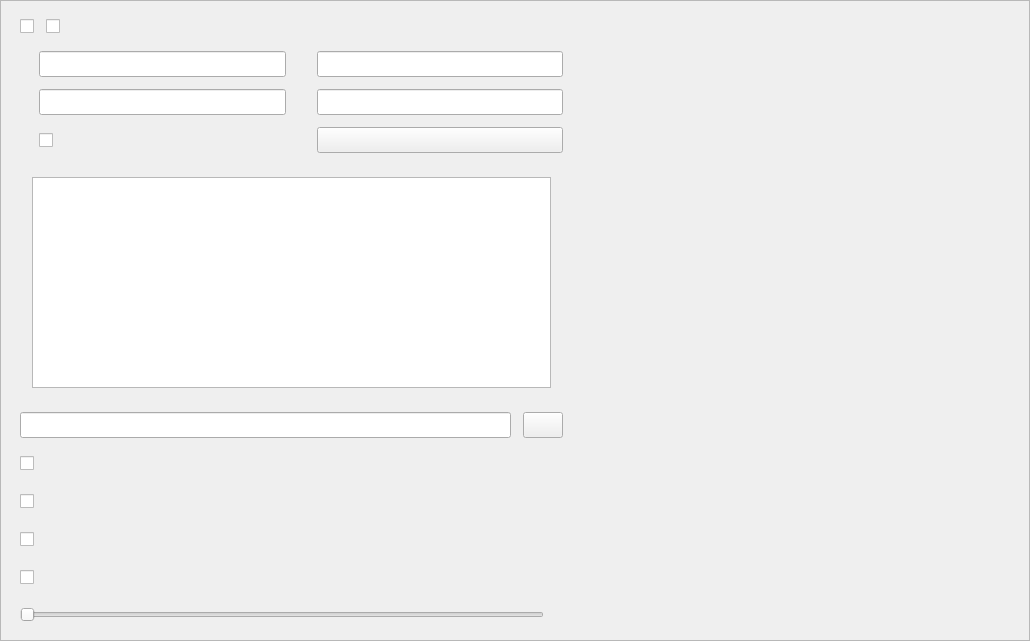
<?xml version="1.0" encoding="UTF-8"?>
<ui version="4.0">
 <class>RaptorDownloadPage</class>
 <widget class="QWidget" name="RaptorDownloadPage">
  <property name="geometry">
   <rect>
    <x>0</x>
    <y>0</y>
    <width>1030</width>
    <height>641</height>
   </rect>
  </property>
  <property name="windowTitle">
   <string>RaptorDownloadPage</string>
  </property>
  <layout class="QVBoxLayout" name="_DownloadPageLayout">
   <property name="spacing">
    <number>0</number>
   </property>
   <property name="leftMargin">
    <number>0</number>
   </property>
   <property name="topMargin">
    <number>0</number>
   </property>
   <property name="rightMargin">
    <number>0</number>
   </property>
   <property name="bottomMargin">
    <number>0</number>
   </property>
   <item>
    <widget class="QScrollArea" name="_ScrollArea">
     <property name="widgetResizable">
      <bool>true</bool>
     </property>
     <widget class="QWidget" name="_Body">
      <property name="geometry">
       <rect>
        <x>0</x>
        <y>0</y>
        <width>1028</width>
        <height>639</height>
       </rect>
      </property>
      <layout class="QHBoxLayout" name="_BodyLayout" stretch="5,0">
       <property name="spacing">
        <number>12</number>
       </property>
       <property name="leftMargin">
        <number>0</number>
       </property>
       <property name="topMargin">
        <number>0</number>
       </property>
       <property name="rightMargin">
        <number>0</number>
       </property>
       <property name="bottomMargin">
        <number>0</number>
       </property>
       <item>
        <widget class="QWidget" name="_DownloadPanel" native="true">
         <property name="sizePolicy">
          <sizepolicy hsizetype="Preferred" vsizetype="Preferred">
           <horstretch>0</horstretch>
           <verstretch>0</verstretch>
          </sizepolicy>
         </property>
         <property name="minimumSize">
          <size>
           <width>100</width>
           <height>0</height>
          </size>
         </property>
         <layout class="QGridLayout" name="_DownloadPanelLayout">
          <property name="leftMargin">
           <number>0</number>
          </property>
          <property name="topMargin">
           <number>12</number>
          </property>
          <property name="rightMargin">
           <number>0</number>
          </property>
          <property name="bottomMargin">
           <number>12</number>
          </property>
          <property name="spacing">
           <number>12</number>
          </property>
          <item row="4" column="1">
           <widget class="QWidget" name="_OtherPanel" native="true">
            <property name="minimumSize">
             <size>
              <width>0</width>
              <height>0</height>
             </size>
            </property>
            <layout class="QVBoxLayout" name="_OtherPanelLayout">
             <property name="spacing">
              <number>12</number>
             </property>
             <property name="leftMargin">
              <number>0</number>
             </property>
             <property name="topMargin">
              <number>0</number>
             </property>
             <property name="rightMargin">
              <number>0</number>
             </property>
             <property name="bottomMargin">
              <number>0</number>
             </property>
             <item>
              <widget class="QCheckBox" name="_DefaultPath">
               <property name="minimumSize">
                <size>
                 <width>0</width>
                 <height>26</height>
                </size>
               </property>
               <property name="maximumSize">
                <size>
                 <width>16777215</width>
                 <height>26</height>
                </size>
               </property>
               <property name="text">
                <string/>
               </property>
              </widget>
             </item>
             <item>
              <widget class="QCheckBox" name="_FullPath">
               <property name="minimumSize">
                <size>
                 <width>0</width>
                 <height>26</height>
                </size>
               </property>
               <property name="maximumSize">
                <size>
                 <width>16777215</width>
                 <height>26</height>
                </size>
               </property>
               <property name="text">
                <string/>
               </property>
              </widget>
             </item>
             <item>
              <widget class="QCheckBox" name="_SkipViolation">
               <property name="minimumSize">
                <size>
                 <width>0</width>
                 <height>26</height>
                </size>
               </property>
               <property name="maximumSize">
                <size>
                 <width>16777215</width>
                 <height>26</height>
                </size>
               </property>
               <property name="text">
                <string/>
               </property>
              </widget>
             </item>
             <item>
              <widget class="QCheckBox" name="_AutoRename">
               <property name="minimumSize">
                <size>
                 <width>0</width>
                 <height>26</height>
                </size>
               </property>
               <property name="maximumSize">
                <size>
                 <width>16777215</width>
                 <height>26</height>
                </size>
               </property>
               <property name="text">
                <string/>
               </property>
              </widget>
             </item>
            </layout>
           </widget>
          </item>
          <item row="2" column="1">
           <widget class="QWidget" name="_ThirdPartyEnginePanel" native="true">
            <layout class="QHBoxLayout" name="_ThirdPartyEnginePanelLayout" stretch="9">
             <property name="spacing">
              <number>12</number>
             </property>
             <property name="leftMargin">
              <number>12</number>
             </property>
             <property name="topMargin">
              <number>12</number>
             </property>
             <property name="rightMargin">
              <number>12</number>
             </property>
             <property name="bottomMargin">
              <number>12</number>
             </property>
             <item>
              <widget class="QTableView" name="_ThirdPartyEngineView">
               <property name="minimumSize">
                <size>
                 <width>0</width>
                 <height>200</height>
                </size>
               </property>
              </widget>
             </item>
            </layout>
           </widget>
          </item>
          <item row="5" column="0">
           <widget class="QLabel" name="_ConcurrentTip">
            <property name="minimumSize">
             <size>
              <width>0</width>
              <height>26</height>
             </size>
            </property>
            <property name="maximumSize">
             <size>
              <width>16777215</width>
              <height>26</height>
             </size>
            </property>
            <property name="text">
             <string/>
            </property>
            <property name="alignment">
             <set>Qt::AlignmentFlag::AlignRight|Qt::AlignmentFlag::AlignTrailing|Qt::AlignmentFlag::AlignVCenter</set>
            </property>
           </widget>
          </item>
          <item row="3" column="1">
           <widget class="QWidget" name="_PathPanel" native="true">
            <layout class="QHBoxLayout" name="_PathPanelLayout">
             <property name="spacing">
              <number>12</number>
             </property>
             <property name="leftMargin">
              <number>0</number>
             </property>
             <property name="topMargin">
              <number>0</number>
             </property>
             <property name="rightMargin">
              <number>0</number>
             </property>
             <property name="bottomMargin">
              <number>0</number>
             </property>
             <item>
              <widget class="QLineEdit" name="_Path">
               <property name="minimumSize">
                <size>
                 <width>0</width>
                 <height>26</height>
                </size>
               </property>
               <property name="maximumSize">
                <size>
                 <width>16777215</width>
                 <height>26</height>
                </size>
               </property>
               <property name="readOnly">
                <bool>true</bool>
               </property>
              </widget>
             </item>
             <item>
              <widget class="QPushButton" name="_PathSelect">
               <property name="minimumSize">
                <size>
                 <width>0</width>
                 <height>26</height>
                </size>
               </property>
               <property name="maximumSize">
                <size>
                 <width>16777215</width>
                 <height>26</height>
                </size>
               </property>
               <property name="text">
                <string/>
               </property>
              </widget>
             </item>
            </layout>
           </widget>
          </item>
          <item row="0" column="0">
           <widget class="QLabel" name="_PrimaryEngineTip">
            <property name="minimumSize">
             <size>
              <width>0</width>
              <height>26</height>
             </size>
            </property>
            <property name="text">
             <string/>
            </property>
            <property name="alignment">
             <set>Qt::AlignmentFlag::AlignRight|Qt::AlignmentFlag::AlignTop|Qt::AlignmentFlag::AlignTrailing</set>
            </property>
            <property name="margin">
             <number>0</number>
            </property>
            <property name="indent">
             <number>5</number>
            </property>
           </widget>
          </item>
          <item row="0" column="1">
           <widget class="QWidget" name="_PrimaryEnginePanel" native="true">
            <layout class="QHBoxLayout" name="_PrimaryEnginePanelLayout">
             <property name="spacing">
              <number>12</number>
             </property>
             <property name="leftMargin">
              <number>0</number>
             </property>
             <property name="topMargin">
              <number>0</number>
             </property>
             <property name="rightMargin">
              <number>0</number>
             </property>
             <property name="bottomMargin">
              <number>0</number>
             </property>
             <item>
              <widget class="QCheckBox" name="_Aria">
               <property name="sizePolicy">
                <sizepolicy hsizetype="Minimum" vsizetype="Fixed">
                 <horstretch>0</horstretch>
                 <verstretch>0</verstretch>
                </sizepolicy>
               </property>
               <property name="minimumSize">
                <size>
                 <width>0</width>
                 <height>26</height>
                </size>
               </property>
               <property name="maximumSize">
                <size>
                 <width>16777215</width>
                 <height>26</height>
                </size>
               </property>
               <property name="text">
                <string/>
               </property>
              </widget>
             </item>
             <item>
              <widget class="QCheckBox" name="_Embed">
               <property name="minimumSize">
                <size>
                 <width>0</width>
                 <height>26</height>
                </size>
               </property>
               <property name="maximumSize">
                <size>
                 <width>16777215</width>
                 <height>26</height>
                </size>
               </property>
               <property name="text">
                <string/>
               </property>
              </widget>
             </item>
             <item>
              <spacer name="_PrimaryEnginePanelSpacer">
               <property name="orientation">
                <enum>Qt::Orientation::Horizontal</enum>
               </property>
               <property name="sizeHint" stdset="0">
                <size>
                 <width>40</width>
                 <height>20</height>
                </size>
               </property>
              </spacer>
             </item>
            </layout>
           </widget>
          </item>
          <item row="5" column="1">
           <widget class="QWidget" name="_ConcurrentPanel" native="true">
            <layout class="QHBoxLayout" name="_ConcurrentPanelLayout">
             <property name="spacing">
              <number>12</number>
             </property>
             <property name="leftMargin">
              <number>0</number>
             </property>
             <property name="topMargin">
              <number>0</number>
             </property>
             <property name="rightMargin">
              <number>0</number>
             </property>
             <property name="bottomMargin">
              <number>0</number>
             </property>
             <item>
              <widget class="QSlider" name="_ConcurrentSlider">
               <property name="minimumSize">
                <size>
                 <width>0</width>
                 <height>26</height>
                </size>
               </property>
               <property name="maximumSize">
                <size>
                 <width>16777215</width>
                 <height>26</height>
                </size>
               </property>
               <property name="minimum">
                <number>1</number>
               </property>
               <property name="maximum">
                <number>5</number>
               </property>
               <property name="pageStep">
                <number>1</number>
               </property>
               <property name="orientation">
                <enum>Qt::Orientation::Horizontal</enum>
               </property>
              </widget>
             </item>
             <item>
              <widget class="QLabel" name="_Concurrent">
               <property name="minimumSize">
                <size>
                 <width>0</width>
                 <height>26</height>
                </size>
               </property>
               <property name="maximumSize">
                <size>
                 <width>16777215</width>
                 <height>26</height>
                </size>
               </property>
               <property name="text">
                <string/>
               </property>
              </widget>
             </item>
            </layout>
           </widget>
          </item>
          <item row="2" column="0">
           <widget class="QLabel" name="_ThirdPartyEngineTip">
            <property name="minimumSize">
             <size>
              <width>0</width>
              <height>26</height>
             </size>
            </property>
            <property name="maximumSize">
             <size>
              <width>16777215</width>
              <height>16777215</height>
             </size>
            </property>
            <property name="text">
             <string/>
            </property>
            <property name="alignment">
             <set>Qt::AlignmentFlag::AlignRight|Qt::AlignmentFlag::AlignTop|Qt::AlignmentFlag::AlignTrailing</set>
            </property>
           </widget>
          </item>
          <item row="3" column="0">
           <widget class="QLabel" name="_PathTip">
            <property name="minimumSize">
             <size>
              <width>0</width>
              <height>26</height>
             </size>
            </property>
            <property name="maximumSize">
             <size>
              <width>16777215</width>
              <height>26</height>
             </size>
            </property>
            <property name="text">
             <string/>
            </property>
            <property name="alignment">
             <set>Qt::AlignmentFlag::AlignRight|Qt::AlignmentFlag::AlignTrailing|Qt::AlignmentFlag::AlignVCenter</set>
            </property>
           </widget>
          </item>
          <item row="1" column="0">
           <widget class="QLabel" name="_AriaTip">
            <property name="minimumSize">
             <size>
              <width>0</width>
              <height>26</height>
             </size>
            </property>
            <property name="maximumSize">
             <size>
              <width>16777215</width>
              <height>16777215</height>
             </size>
            </property>
            <property name="text">
             <string/>
            </property>
            <property name="alignment">
             <set>Qt::AlignmentFlag::AlignRight|Qt::AlignmentFlag::AlignTop|Qt::AlignmentFlag::AlignTrailing</set>
            </property>
            <property name="indent">
             <number>5</number>
            </property>
           </widget>
          </item>
          <item row="1" column="1">
           <widget class="QWidget" name="_AriaPanel" native="true">
            <layout class="QGridLayout" name="_AriaPanelLayout">
             <property name="leftMargin">
              <number>0</number>
             </property>
             <property name="topMargin">
              <number>0</number>
             </property>
             <property name="rightMargin">
              <number>0</number>
             </property>
             <property name="bottomMargin">
              <number>0</number>
             </property>
             <property name="spacing">
              <number>12</number>
             </property>
             <item row="2" column="0">
              <widget class="QLabel" name="_AriaTokenTip">
               <property name="minimumSize">
                <size>
                 <width>0</width>
                 <height>26</height>
                </size>
               </property>
               <property name="maximumSize">
                <size>
                 <width>16777215</width>
                 <height>26</height>
                </size>
               </property>
               <property name="text">
                <string/>
               </property>
               <property name="alignment">
                <set>Qt::AlignmentFlag::AlignRight|Qt::AlignmentFlag::AlignTrailing|Qt::AlignmentFlag::AlignVCenter</set>
               </property>
              </widget>
             </item>
             <item row="1" column="4">
              <widget class="QLineEdit" name="_AriaPort">
               <property name="minimumSize">
                <size>
                 <width>0</width>
                 <height>26</height>
                </size>
               </property>
               <property name="maximumSize">
                <size>
                 <width>16777215</width>
                 <height>26</height>
                </size>
               </property>
              </widget>
             </item>
             <item row="1" column="3">
              <widget class="QLabel" name="_AriaPortTip">
               <property name="minimumSize">
                <size>
                 <width>0</width>
                 <height>26</height>
                </size>
               </property>
               <property name="maximumSize">
                <size>
                 <width>16777215</width>
                 <height>26</height>
                </size>
               </property>
               <property name="text">
                <string/>
               </property>
               <property name="alignment">
                <set>Qt::AlignmentFlag::AlignRight|Qt::AlignmentFlag::AlignTrailing|Qt::AlignmentFlag::AlignVCenter</set>
               </property>
              </widget>
             </item>
             <item row="1" column="0">
              <widget class="QLabel" name="_AriaHostTip">
               <property name="minimumSize">
                <size>
                 <width>0</width>
                 <height>26</height>
                </size>
               </property>
               <property name="maximumSize">
                <size>
                 <width>16777215</width>
                 <height>26</height>
                </size>
               </property>
               <property name="text">
                <string/>
               </property>
               <property name="alignment">
                <set>Qt::AlignmentFlag::AlignRight|Qt::AlignmentFlag::AlignTrailing|Qt::AlignmentFlag::AlignVCenter</set>
               </property>
              </widget>
             </item>
             <item row="1" column="2">
              <widget class="QLineEdit" name="_AriaHost">
               <property name="minimumSize">
                <size>
                 <width>0</width>
                 <height>26</height>
                </size>
               </property>
               <property name="maximumSize">
                <size>
                 <width>16777215</width>
                 <height>26</height>
                </size>
               </property>
              </widget>
             </item>
             <item row="2" column="2">
              <widget class="QLineEdit" name="_AriaToken">
               <property name="minimumSize">
                <size>
                 <width>0</width>
                 <height>26</height>
                </size>
               </property>
               <property name="maximumSize">
                <size>
                 <width>16777215</width>
                 <height>26</height>
                </size>
               </property>
              </widget>
             </item>
             <item row="3" column="4">
              <widget class="QPushButton" name="_AriaTest">
               <property name="minimumSize">
                <size>
                 <width>0</width>
                 <height>26</height>
                </size>
               </property>
               <property name="maximumSize">
                <size>
                 <width>16777215</width>
                 <height>26</height>
                </size>
               </property>
               <property name="text">
                <string/>
               </property>
              </widget>
             </item>
             <item row="2" column="3">
              <widget class="QLabel" name="_AriaRemotePathTip">
               <property name="minimumSize">
                <size>
                 <width>0</width>
                 <height>26</height>
                </size>
               </property>
               <property name="maximumSize">
                <size>
                 <width>16777215</width>
                 <height>26</height>
                </size>
               </property>
               <property name="text">
                <string/>
               </property>
               <property name="alignment">
                <set>Qt::AlignmentFlag::AlignRight|Qt::AlignmentFlag::AlignTrailing|Qt::AlignmentFlag::AlignVCenter</set>
               </property>
              </widget>
             </item>
             <item row="2" column="4">
              <widget class="QLineEdit" name="_AriaRemotePath">
               <property name="minimumSize">
                <size>
                 <width>0</width>
                 <height>26</height>
                </size>
               </property>
               <property name="maximumSize">
                <size>
                 <width>16777215</width>
                 <height>26</height>
                </size>
               </property>
              </widget>
             </item>
             <item row="3" column="2">
              <widget class="QCheckBox" name="_AriaSSL">
               <property name="minimumSize">
                <size>
                 <width>0</width>
                 <height>26</height>
                </size>
               </property>
               <property name="maximumSize">
                <size>
                 <width>16777215</width>
                 <height>26</height>
                </size>
               </property>
               <property name="text">
                <string/>
               </property>
              </widget>
             </item>
            </layout>
           </widget>
          </item>
         </layout>
        </widget>
       </item>
       <item>
        <spacer name="_BodySpacer">
         <property name="orientation">
          <enum>Qt::Orientation::Horizontal</enum>
         </property>
         <property name="sizeHint" stdset="0">
          <size>
           <width>466</width>
           <height>20</height>
          </size>
         </property>
        </spacer>
       </item>
      </layout>
     </widget>
    </widget>
   </item>
  </layout>
 </widget>
 <resources/>
 <connections/>
</ui>
